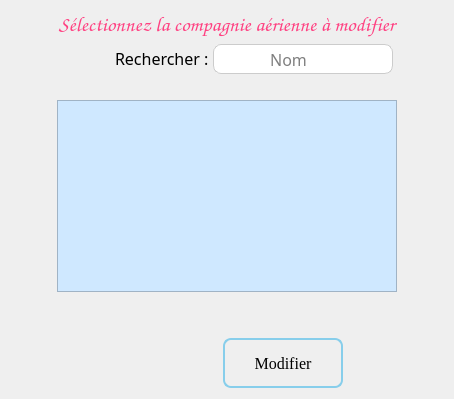
          <widget class="QWidget" name="page_31">
           <layout class="QGridLayout" name="gridLayout_13">
            <item row="0" column="1">
             <widget class="QLabel" name="label_198">
              <property name="sizePolicy">
               <sizepolicy hsizetype="Preferred" vsizetype="Fixed">
                <horstretch>0</horstretch>
                <verstretch>0</verstretch>
               </sizepolicy>
              </property>
              <property name="font">
               <font>
                <family>Comic Sans MS</family>
                <pointsize>16</pointsize>
               </font>
              </property>
              <property name="styleSheet">
               <string notr="true">color: #FF4081;</string>
              </property>
              <property name="text">
               <string>Sélectionnez la compagnie aérienne à modifier</string>
              </property>
              <property name="textFormat">
               <enum>Qt::TextFormat::AutoText</enum>
              </property>
              <property name="alignment">
               <set>Qt::AlignmentFlag::AlignCenter</set>
              </property>
              <property name="margin">
               <number>10</number>
              </property>
             </widget>
            </item>
            <item row="2" column="0">
             <spacer name="horizontalSpacer_4">
              <property name="orientation">
               <enum>Qt::Orientation::Horizontal</enum>
              </property>
              <property name="sizeType">
               <enum>QSizePolicy::Policy::Minimum</enum>
              </property>
              <property name="sizeHint" stdset="0">
               <size>
                <width>40</width>
                <height>20</height>
               </size>
              </property>
             </spacer>
            </item>
            <item row="3" column="1">
             <spacer name="verticalSpacer_8">
              <property name="orientation">
               <enum>Qt::Orientation::Vertical</enum>
              </property>
              <property name="sizeType">
               <enum>QSizePolicy::Policy::Minimum</enum>
              </property>
              <property name="sizeHint" stdset="0">
               <size>
                <width>20</width>
                <height>40</height>
               </size>
              </property>
             </spacer>
            </item>
            <item row="2" column="2">
             <spacer name="horizontalSpacer_5">
              <property name="orientation">
               <enum>Qt::Orientation::Horizontal</enum>
              </property>
              <property name="sizeType">
               <enum>QSizePolicy::Policy::Minimum</enum>
              </property>
              <property name="sizeHint" stdset="0">
               <size>
                <width>40</width>
                <height>20</height>
               </size>
              </property>
             </spacer>
            </item>
            <item row="4" column="0" colspan="3">
             <layout class="QHBoxLayout" name="horizontalLayout_43">
              <property name="spacing">
               <number>20</number>
              </property>
              <property name="leftMargin">
               <number>0</number>
              </property>
              <property name="rightMargin">
               <number>100</number>
              </property>
              <item alignment="Qt::AlignmentFlag::AlignRight">
               <widget class="QPushButton" name="btnMod">
                <property name="enabled">
                 <bool>false</bool>
                </property>
                <property name="sizePolicy">
                 <sizepolicy hsizetype="Fixed" vsizetype="Fixed">
                  <horstretch>0</horstretch>
                  <verstretch>0</verstretch>
                 </sizepolicy>
                </property>
                <property name="minimumSize">
                 <size>
                  <width>120</width>
                  <height>50</height>
                 </size>
                </property>
                <property name="maximumSize">
                 <size>
                  <width>200</width>
                  <height>60</height>
                 </size>
                </property>
                <property name="font">
                 <font>
                  <family>Georgia</family>
                  <pointsize>12</pointsize>
                 </font>
                </property>
                <property name="styleSheet">
                 <string notr="true">QPushButton {
    background: qlineargradient(x1:0, y1:0, x2:0, y2:1,
                                stop:0 #00aaff, stop:1 #f0f0f0);
    border: 2px solid skyblue;
    border-radius: 8px;
    padding: 5px;
    color: black;
}

QPushButton:hover {
    background: qlineargradient(x1:0, y1:0, x2:0, y2:1,
                                stop:0 #f0f0f0, stop:1 #00aaff);
    border: 2px solid skyblue;
}

QPushButton:pressed {
    background: qlineargradient(x1:0, y1:0, x2:0, y2:1,
                                stop:0 #f0f0f0, stop:1 #0080ff);
    border: 2px solid teal;
}</string>
                </property>
                <property name="text">
                 <string>Modifier</string>
                </property>
                <property name="icon">
                 <iconset resource="ressources/icons.qrc">
                  <normaloff>:/icons/modifier.png</normaloff>:/icons/modifier.png</iconset>
                </property>
                <property name="iconSize">
                 <size>
                  <width>20</width>
                  <height>20</height>
                 </size>
                </property>
               </widget>
              </item>
             </layout>
            </item>
            <item row="1" column="0" colspan="3">
             <layout class="QHBoxLayout" name="horizontalLayout_27">
              <property name="spacing">
               <number>0</number>
              </property>
              <property name="topMargin">
               <number>0</number>
              </property>
              <property name="rightMargin">
               <number>50</number>
              </property>
              <property name="bottomMargin">
               <number>20</number>
              </property>
              <item>
               <spacer name="horizontalSpacer_33">
                <property name="orientation">
                 <enum>Qt::Orientation::Horizontal</enum>
                </property>
                <property name="sizeHint" stdset="0">
                 <size>
                  <width>40</width>
                  <height>20</height>
                 </size>
                </property>
               </spacer>
              </item>
              <item alignment="Qt::AlignmentFlag::AlignRight">
               <widget class="QLabel" name="label_19">
                <property name="sizePolicy">
                 <sizepolicy hsizetype="Fixed" vsizetype="Fixed">
                  <horstretch>0</horstretch>
                  <verstretch>0</verstretch>
                 </sizepolicy>
                </property>
                <property name="font">
                 <font>
                  <family>Calisto MT</family>
                  <pointsize>12</pointsize>
                 </font>
                </property>
                <property name="text">
                 <string>Rechercher : </string>
                </property>
               </widget>
              </item>
              <item alignment="Qt::AlignmentFlag::AlignRight">
               <widget class="QLineEdit" name="modRechercheCompagnie">
                <property name="sizePolicy">
                 <sizepolicy hsizetype="Fixed" vsizetype="Fixed">
                  <horstretch>0</horstretch>
                  <verstretch>0</verstretch>
                 </sizepolicy>
                </property>
                <property name="minimumSize">
                 <size>
                  <width>150</width>
                  <height>0</height>
                 </size>
                </property>
                <property name="maximumSize">
                 <size>
                  <width>150</width>
                  <height>30</height>
                 </size>
                </property>
                <property name="font">
                 <font>
                  <family>Calisto MT</family>
                  <pointsize>12</pointsize>
                 </font>
                </property>
                <property name="styleSheet">
                 <string notr="true">QLineEdit {
border : none;
 border: 1px solid #ccc;
border-right : none;
background-color : white;
border-radius : none;;
border-top-left-radius : 8px;
border-bottom-left-radius : 8px;
}</string>
                </property>
                <property name="alignment">
                 <set>Qt::AlignmentFlag::AlignCenter</set>
                </property>
                <property name="placeholderText">
                 <string>Nom</string>
                </property>
               </widget>
              </item>
              <item>
               <widget class="QPushButton" name="pushButton_9">
                <property name="sizePolicy">
                 <sizepolicy hsizetype="Fixed" vsizetype="Fixed">
                  <horstretch>0</horstretch>
                  <verstretch>0</verstretch>
                 </sizepolicy>
                </property>
                <property name="minimumSize">
                 <size>
                  <width>30</width>
                  <height>30</height>
                 </size>
                </property>
                <property name="maximumSize">
                 <size>
                  <width>30</width>
                  <height>30</height>
                 </size>
                </property>
                <property name="styleSheet">
                 <string notr="true">QPushButton {
border : none;
background-color : white;
border: 1px solid #ccc;
border-left : none;
border-top-right-radius : 8px;
border-bottom-right-radius : 8px;
}</string>
                </property>
                <property name="text">
                 <string/>
                </property>
                <property name="icon">
                 <iconset theme="QIcon::ThemeIcon::SystemSearch"/>
                </property>
               </widget>
              </item>
             </layout>
            </item>
            <item row="2" column="1">
             <widget class="QTableView" name="modListeCompagnie">
              <property name="sizePolicy">
               <sizepolicy hsizetype="Expanding" vsizetype="Preferred">
                <horstretch>0</horstretch>
                <verstretch>0</verstretch>
               </sizepolicy>
              </property>
              <property name="font">
               <font>
                <family>Microsoft JhengHei</family>
                <pointsize>10</pointsize>
               </font>
              </property>
              <property name="styleSheet">
               <string notr="true">background-color:  #CFE8FF;
selection-background-color: lightseagreen;</string>
              </property>
              <property name="alternatingRowColors">
               <bool>true</bool>
              </property>
              <property name="selectionMode">
               <enum>QAbstractItemView::SelectionMode::SingleSelection</enum>
              </property>
              <property name="selectionBehavior">
               <enum>QAbstractItemView::SelectionBehavior::SelectRows</enum>
              </property>
              <attribute name="horizontalHeaderDefaultSectionSize">
               <number>320</number>
              </attribute>
              <attribute name="horizontalHeaderStretchLastSection">
               <bool>true</bool>
              </attribute>
              <attribute name="verticalHeaderVisible">
               <bool>false</bool>
              </attribute>
              <attribute name="verticalHeaderDefaultSectionSize">
               <number>35</number>
              </attribute>
             </widget>
            </item>
           </layout>
          </widget>
